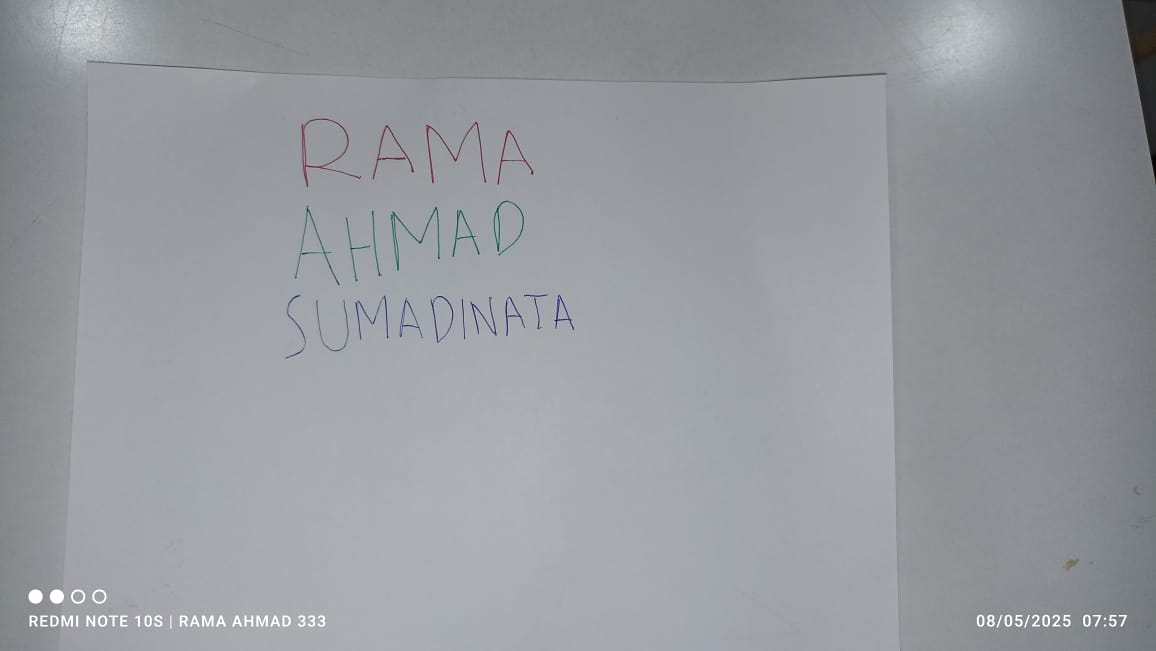
#> input picture cek_rgb.jpeg, 1156 x 651 px
$ jupyter execute 'Deteksi Warna Pada Citra.ipynb'
#> lines starting #> are read from the running program, lines starting #| are printed output that depends on the picture
# Deteksi Warna Pada Citra

## Import Library

[cell 1]
import cv2
import numpy as np
import matplotlib.pyplot as plt

## Membaca Citra

[cell 2]
image = cv2.imread('cek_rgb.jpeg')
#> image is the input picture: shape (651, 1156, 3); mean B, G, R 159.2, 154.3, 151

## Mengkonversi dari BGR ke RGB

[cell 3]
image_rgb = cv2.cvtColor(image, cv2.COLOR_BGR2RGB)
baris, kolom, _ = image_rgb.shape
#> baris = 651; kolom = 1156

## Mengkontraskan Citra

[cell 4]
alpha = 1.2
citra_kontras = np.zeros((baris, kolom, 3))

for x in range(baris):
    for y in range(kolom):
        gyx = image_rgb[x, y] * alpha
        citra_kontras[x, y] = np.clip(gyx, 0, 255)
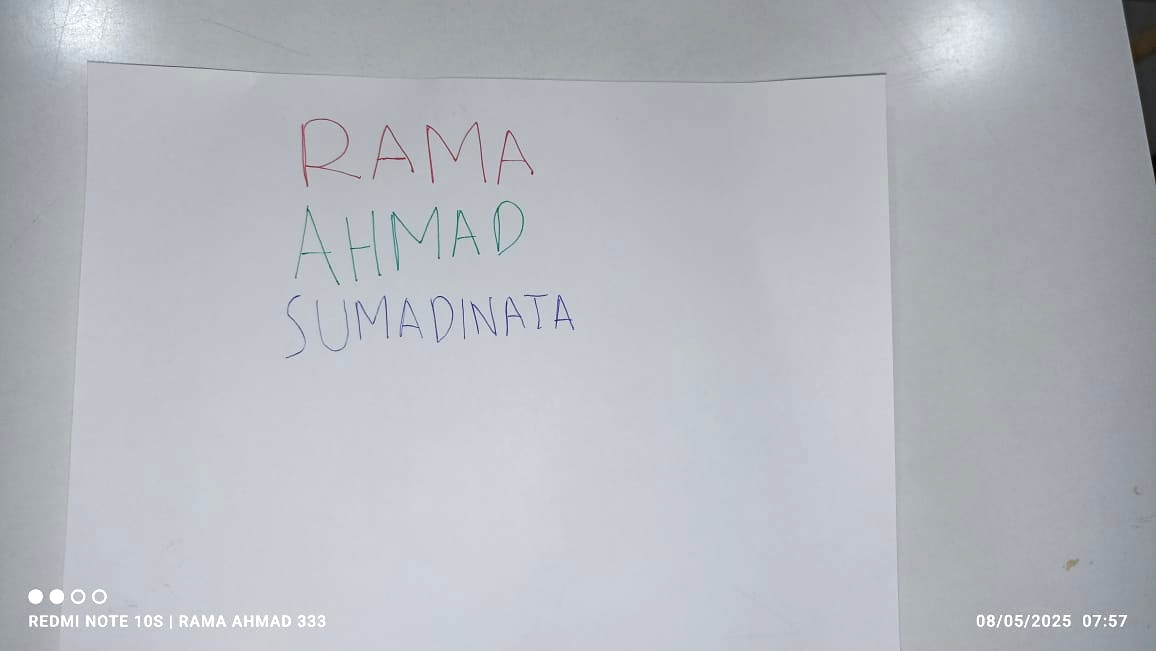
#> citra_kontras: shape (651, 1156, 3) float64; mean R, G, B 181.1, 185.1, 190.9

citra_kontras = citra_kontras.astype(np.uint8)

## Split Warna

[cell 5]
blue_channel = citra_kontras[:, :, 2]
green_channel = citra_kontras[:, :, 1]
red_channel = citra_kontras[:, :, 0]

## Menampilkan Hasil

[cell 6]
fig, axs = plt.subplots(2, 2, figsize=(15, 10))
fig.suptitle("Hasil Deteksi Warna")

# Original Image with Contrast
axs[0, 0].imshow(citra_kontras)
axs[0, 0].set_title("Citra Kontras")

# Blue Channel
axs[0, 1].imshow(blue_channel, cmap="gray")
axs[0, 1].set_title("Biru")

# Red Channel
axs[1, 0].imshow(red_channel, cmap="gray")
axs[1, 0].set_title("Merah")

# Green Channel
axs[1, 1].imshow(green_channel, cmap="gray")
axs[1, 1].set_title("Hijau")

plt.tight_layout()
plt.subplots_adjust(top=0.9)
plt.show()
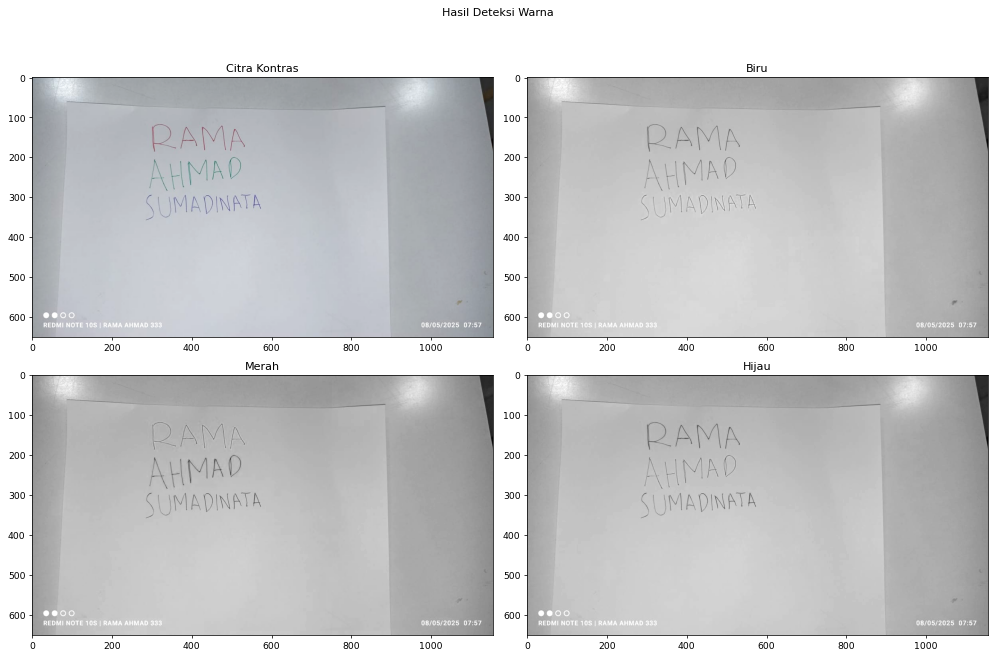
#> figure drawn by matplotlib, 4 panels

## Menampilkan Histogram

[cell 7]
fig, axs = plt.subplots(4, 1, figsize=(12, 16))
fig.suptitle("Histogram Warna")

axs[0].hist(citra_kontras.ravel(), 256, [0, 256], color='gray')
axs[0].set_title("Histogram Citra Kontras")

axs[1].hist(blue_channel.ravel(), 256, [0, 256], color='blue')
axs[1].set_title("Histogram Biru")

axs[2].hist(red_channel.ravel(), 256, [0, 256], color='red')
axs[2].set_title("Histogram Merah")

axs[3].hist(green_channel.ravel(), 256, [0, 256], color='green')
axs[3].set_title("Histogram Hijau")

plt.tight_layout()
plt.subplots_adjust(top=0.95)
plt.show()
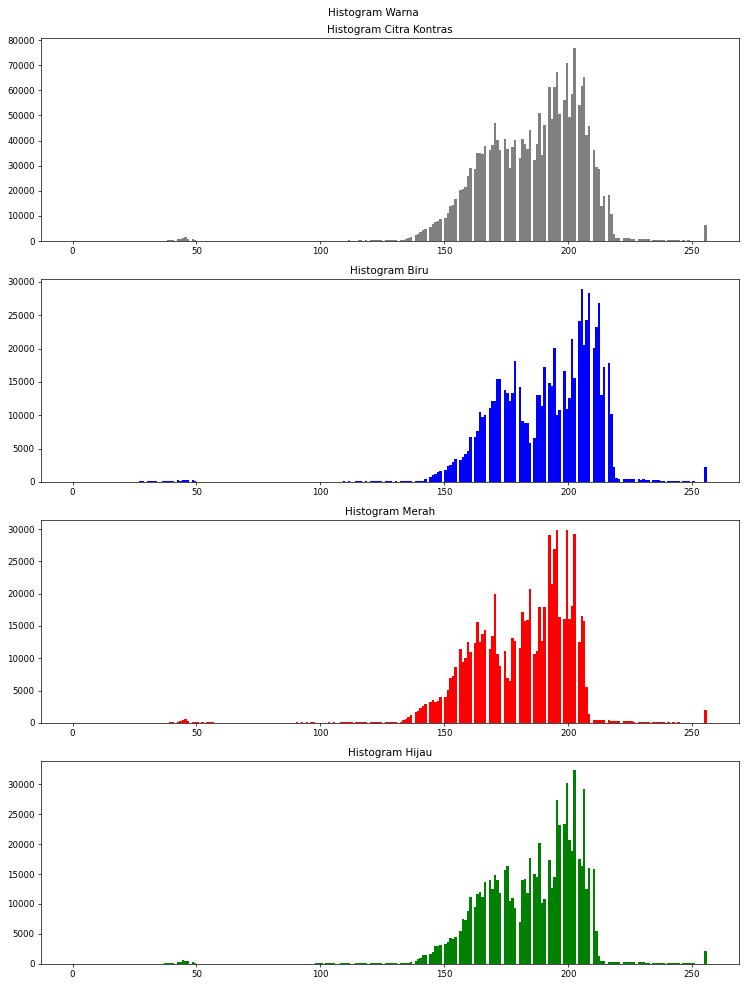
#> figure drawn by matplotlib, 4 panels; panel 1: tallest bar 76980 high, from x = 202 to 203; panel 2: tallest bar 28980 high, from x = 205 to 206; panel 3: tallest bar 29926 high, from x = 195 to 196; panel 4: tallest bar 32303 high, from x = 202 to 203
